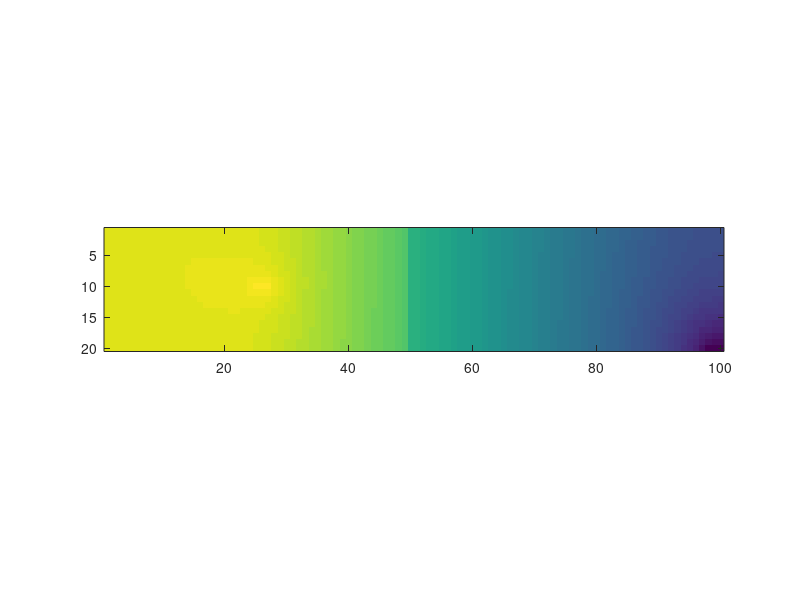
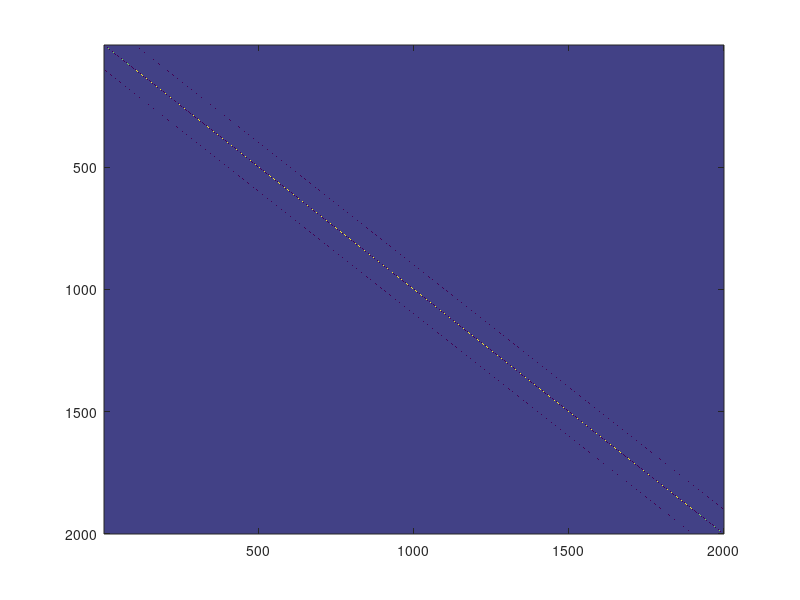

Source code (MATLAB) for these figures, in order:
clear all; close all;

%Linear graph with 6 nodes, 5 edges

%incidence matrix A of size edges*vertices

%consider image with R rows, C columns
R=20; %rows
C=100; %columns;
V=R*C; % number of vertices

%it will have R*(C-1)+C*(R-1) edges
E=R*(C-1)+C*(R-1); %number of edges

%ExN sized adjacency matrix
% note that we consider no flux boundary conditions here!!!

A=zeros(E,V);

%start filling A with horizontal edges
count=1;
for i=1:R
    for j=1:C-1
        A(count, (i-1)*C+j  )=1; % right edges
        A(count, (i-1)*C+j+1  )=-1; % left edges
        count=count+1;
    end
end

for j=1:C
    for i=1:R-1
        A(count, (i-1)*C+j  )=1; % down edges
        A(count, i*C+j  )=-1; % up edges
        count=count+1;
    end
end

%weight (similarity) matrix with equal weights of each edge
w= ones(E,1); % all equal weights

w( floor((C-1)/2)+(C-1)*[0:R-1])=0.1; % block horizontal diffusion across the vertical midline

W = diag(w);

%graph Laplacian
Lap=A'*W*A;








%we are looking for the solution phi which solves Lap*phi = 0,
%employing the boundary conditions phi(Source)=1, phi(Sink)=0;


phi_source=1;
phi_sink=0.5; %usually set to zero

Centre= (V/2)-floor(3*C/4);
Source =[Centre,Centre+1,Centre+2]; %centre pixel and neighbours
Sink=[V,V-1,V-2]; %bottom right vertex and left neighbour

seeds=[Source,Sink];

%incorporate boundary conditions into b
Index_inside=[1:V];
Index_inside(seeds)=[];


b = zeros(V,1)  ;

b(Source)=sum(Lap(Source,Source),2)*phi_source;
b(Sink)=sum(Lap(Sink,Sink),2)*phi_sink;

v=[1:V];
j=v;
j(Source)=[];
k=v;
k(Sink)=[];

Lap(Source,j)=0; %in rows with Source nodes, set all non-Source entries to zero
Lap(Sink,k)=0;  %in rows with Sink nodes, set all non-Sink entries to zero
%make sure Sources have only outgoing and sinks only ingoing edges in adjacency matrix ??? 






% b = zeros(V,1)  ;
% b(Index_inside) =  - sum(Lap(Index_inside,Source),2)*phi_source  - sum(Lap(Index_inside,Sink),2)*phi_sink;
% 
% b(Source)=sum(Lap(Source,Source),2)*phi_source;
% b(Sink)=sum(Lap(Sink,Sink),2)*phi_sink;
% 
% v=[1:V];
% j=v;
% j(Source)=[];
% k=v;
% k(Sink)=[];
% 
% Lap(Source,j)=0;
% Lap(Index_inside,Source)=0;
% Lap(Sink,k)=0;
% Lap(Index_inside,Sink)=0;


% solve linear system L*phi_inside=b;
phi=Lap\b;


%%% Cholesky decomposition
%%%% A=LDL'
%%%%% A = LD^1/2  (LD^1/2)'
%%%solve Ly=b for y
%%%% solve  L'x=y for x

%%L=A'
 %%%Lap=A'DA
 
%  L=A'*W^1/2 ;
%  size(L)
%  Lap = L*L';
%%%solve Ly=b for y
%%%% solve  L'x=y for x

% y=L\b;
% phi=L'\y;




figure (1)
imagesc(reshape(phi,[C,R])')
daspect([1 1 1])

figure (2)
imagesc(Lap);

fid = fopen('Lap.txt','wt');
for i = 1:size(Lap,1)
    fprintf(fid,'%g\t',Lap(i,:));
    fprintf(fid,'\n');
end
fclose(fid)

fid = fopen('X.txt','wt');
for i = 1:size(phi,1)
    fprintf(fid,'%g\t',phi(i,:));
    fprintf(fid,'\n');
end
fclose(fid)

fid = fopen('B.txt','wt');
b(b==-0)=0;
for i = 1:size(b,1)
    
    fprintf(fid,'%g\t',b(i,:));
    fprintf(fid,'\n');
end
fclose(fid)




